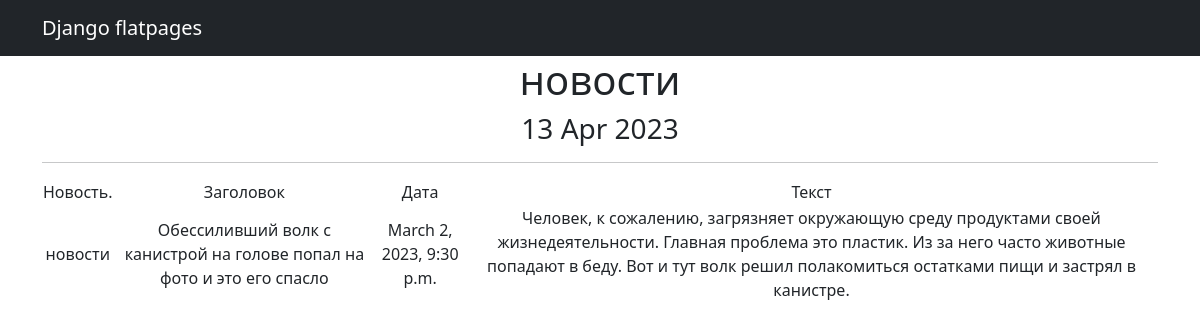
The app's page /news/9 with its own data.
### news/models.py (models this page shows, shortened)
class Post(models.Model):
    author = models.ForeignKey(Author, on_delete=models.CASCADE)
    content_type = models.CharField(max_length=256, choices=ContentType.choices)
    data = models.DateTimeField(auto_now_add=True)
    content_header = models.CharField(max_length=256)
    content_text = models.CharField(max_length=5000)
    content_rating = models.IntegerField(default=0)
    category = models.ManyToManyField(Category)
    def __str__(self):
        return f' {self.content_type} '

### news/views.py (the view)
# urls.py: path('<int:pk>', PostDetail.as_view(), name='post_detail'),
class PostDetail(DetailView):
    model = Post
    template_name = 'post_details.html'
    context_object_name = 'posts'
    def get_context_data(self, **kwargs):
        context = super().get_context_data(**kwargs)
        context['time_now'] = datetime.utcnow()
        return context

### templates/post_details.html (shortened to what this page needs)
{% extends 'flatpages/default.html' %}
{% block content %}
<h1>{{ posts}}</h1>
    <h3>{{ time_now|date:'d M Y' }}</h3>
    <hr>
       <table>
           <tr>
               <td>Новость.</td>
               <td>Заголовок</td>
               <td>Дата</td>
               <td>Текст</td>
           </tr>
           <tr>
               <td>{{ posts.content_type }}</td>
               <td>{{ posts.content_header }}</td>
               <td>{{ posts.data }}</td>
               <td>{{ posts.content_text}}</td>
           </tr>
       </table>
{% endblock content %}

### records on screen
Post: content_type "новости", content_header "Обессиливший волк с канистрой на голове попал на фото и это его спасло", data "March 2, 2023, 9:30 p.m.", content_text "Человек, к сожалению, загрязняет окружающую среду продуктами своей жизнедеятельности. Главная проблема это пластик. Из за него часто животные попадают в беду. Вот и тут волк решил полакомиться остатками пищи и застрял в канистре."

### other values on screen
{{ time_now|date:'d M Y' }} "13 Apr 2023"
